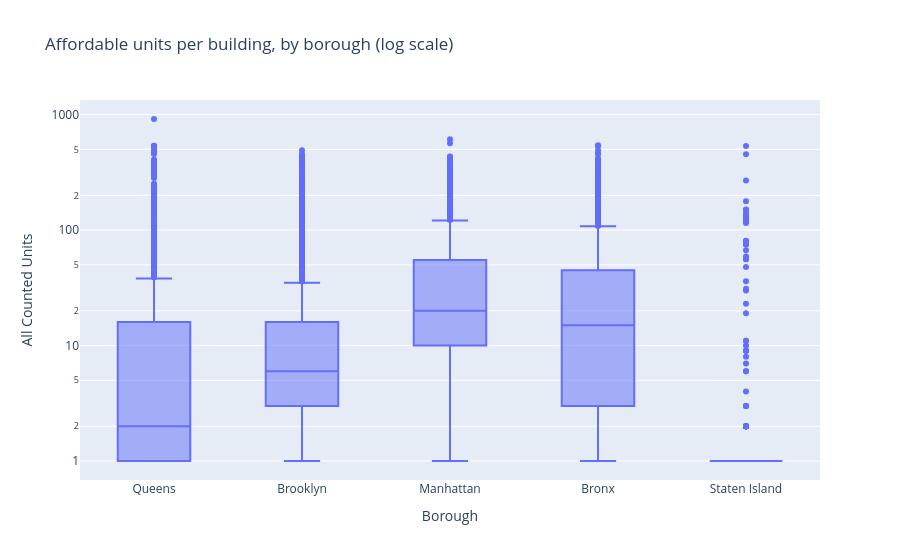
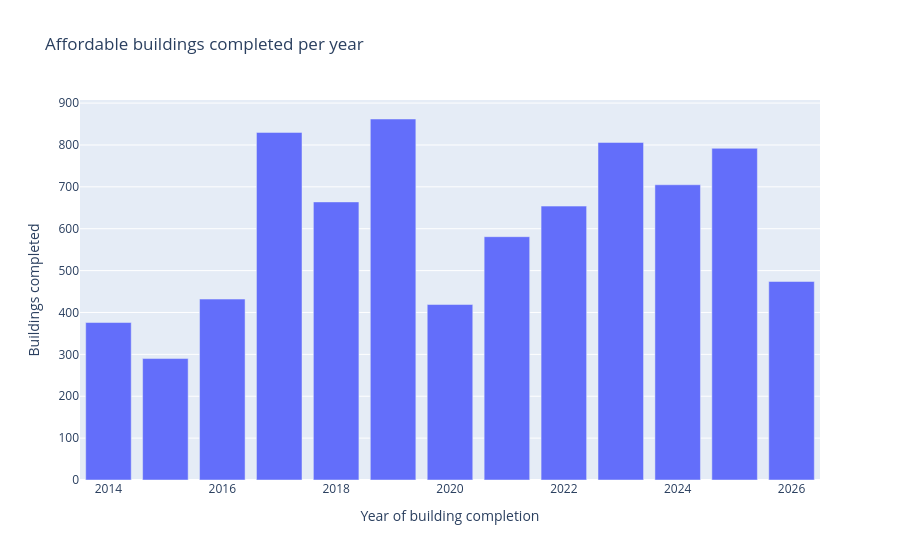

Here is the notebook cell these charts were saved with, in order:
### Code cell
import plotly.express as px

# Summary statistics for the two unit columns
print(df_housing[["All Counted Units", "Total Units"]].describe())

# Box plot on a log scale: the data is strongly skewed, so a normal scale squashes the boxes
px.box(df_housing, x="Borough", y="All Counted Units", log_y=True,
       title="Affordable units per building, by borough (log scale)").show()

# Completions per year (2026 is a partial year, to 21 Aug)
years = completion.dt.year.value_counts().sort_index()
px.bar(x=years.index, y=years.values,
       labels={"x": "Year of building completion", "y": "Buildings completed"},
       title="Affordable buildings completed per year").show()

### Figure 1 — Plotly figure (JSON) as saved in the notebook; plotly's stock layout.template omitted (floating-point values rounded to 4 significant figures; data arrays with more than 128 entries replaced by an {"elided": "..."} marker saying what was removed)
{"data": [{"alignmentgroup": "True", "hovertemplate": "Borough=%{x}<br>All Counted Units=%{y}<extra></extra>", "legendgroup": "", "marker": {"color": "#636efa"}, "name": "", "notched": false, "offsetgroup": "", "orientation": "v", "showlegend": false, "type": "box", "x": {"elided": "9551 str values"}, "x0": " ", "xaxis": "x", "y": {"elided": "9551 float values"}, "y0": " ", "yaxis": "y"}], "layout": {"boxmode": "group", "legend": {"tracegroupgap": 0}, "title": {"text": "Affordable units per building, by borough (log scale)"}, "xaxis": {"anchor": "y", "domain": [0.0, 1.0], "title": {"text": "Borough"}}, "yaxis": {"anchor": "x", "domain": [0.0, 1.0], "title": {"text": "All Counted Units"}, "type": "log"}}}

### Figure 2 — Plotly figure (JSON) as saved in the notebook; plotly's stock layout.template omitted (floating-point values rounded to 4 significant figures)
{"data": [{"hovertemplate": "Year of building completion=%{x}<br>Buildings completed=%{y}<extra></extra>", "legendgroup": "", "marker": {"color": "#636efa", "pattern": {"shape": ""}}, "name": "", "orientation": "v", "showlegend": false, "textposition": "auto", "type": "bar", "x": [2014.0, 2015.0, 2016.0, 2017.0, 2018.0, 2019.0, 2020.0, 2021.0, 2022.0, 2023.0, 2024.0, 2025.0, 2026.0], "xaxis": "x", "y": [376, 290, 432, 830, 664, 862, 419, 581, 654, 806, 705, 792, 474], "yaxis": "y"}], "layout": {"barmode": "relative", "legend": {"tracegroupgap": 0}, "title": {"text": "Affordable buildings completed per year"}, "xaxis": {"anchor": "y", "domain": [0.0, 1.0], "title": {"text": "Year of building completion"}}, "yaxis": {"anchor": "x", "domain": [0.0, 1.0], "title": {"text": "Buildings completed"}}}}
